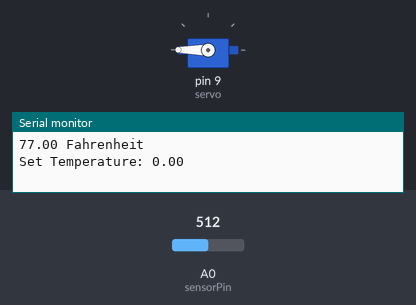
Bench run of a sketch on a simulated Arduino Uno, built with avr-gcc and run on an emulated ATmega328P. Shown: servo, the last lines printed to the serial monitor. The inputs (shaded band) are chosen by the test bench; at power-on: A0 (sensorPin) = 512.

Above: at 2.2 s.
2.3 s: A0 (sensorPin) set to 2
At 4.9 s:
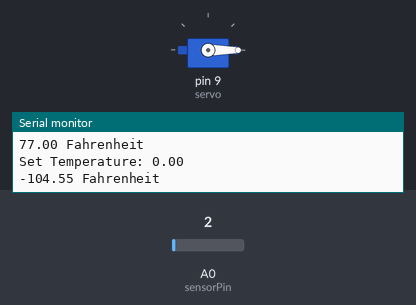
5.5 s: A0 (sensorPin) set to 0
10.5 s: A0 (sensorPin) set to 100
12.2 s: A0 (sensorPin) set to 119
At 14.3 s:
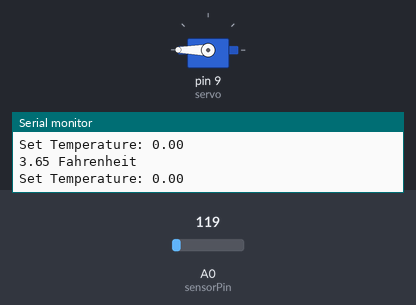
Timing chart, 0 to 15.5 s (numbered marks = the images above; inputs shaded):
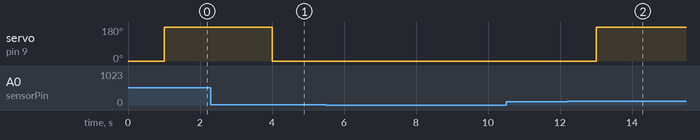

Measured:
- the behaviour switches between 107 and 108 on A0 (sensorPin) (found by bisection; images 1 and 2)
- after the input at 2.3 s, servo on pin 9 (servo): 180° → 0° after 1.7 s
- after the input at 12.2 s, servo on pin 9 (servo): 0° → 180° after 0.81 s

The sketch:

AnalogTempTest.ino
```cpp
#include <Servo.h>

int sensorPin = 0;
Servo servo;
int servoCheck = 0;
double staticTemp = 0, threshold = 1, recievedFahren = 0;
double recieved[2];
int ASCII[10] = {48, 49, 50, 51, 52, 53, 54, 55, 56, 57};
bool change = false;
double fahren = 0;


double Thermistor(int RawADC) {
  double Temp;
  Temp = log(((10240000 / RawADC) - 10000));
  Temp = 1 / (0.001129148 + (0.000234125 + (0.0000000876741 * Temp * Temp )) * Temp );
  Temp = Temp - 273.15;
  return Temp;
}

bool checkChange(double temp) {
    if (staticTemp != recieved[0] + recieved[1]) {
      staticTemp = recieved[0] + recieved[1];
      return true;
    }
    if (fahren > staticTemp && servo.read() != 180) {
      return true;
    }
    else if (fahren < staticTemp && servo.read() != 0) {
      return true;
    }
    return false;

}

void servoSet() {
  if(fahren >= staticTemp){
      servo.attach(9);
      servo.write(180);
      delay(1000);
      servo.detach();
    }
    else if(fahren < staticTemp){
      servo.attach(9);
      servo.write(0);
      delay(1000);
      servo.detach();
    }
}
void setup() {
  Serial.begin(9600);
  servo.attach(9);
  servo.write(0);
  delay(1000);
  servo.detach();
}

void loop() {
  if (Serial.available() >= 2) {
    for (int i = 0; i < 2; i++) {
      recieved[i] = Serial.read();
    }
    for (int i = 0; i < 2; i++) {
      Serial.print("RECIEVED: ");
      Serial.println(recieved[i]);
    }
    for (int a = 0; a < 2; a++) {
      for (int j = 0; j < 10; j++) {
        if (ASCII[j] == recieved[a]) {
          recieved[a] = j;
        }
      }
    }
    recieved[0] = recieved[0] * 10;
    recievedFahren = recieved[0] + recieved[1];
  }
  //getting the voltage reading from the temperature sensor
  int reading = analogRead(sensorPin);
  double temp =  Thermistor(reading);
  // print out the voltage
  /*Serial.println("Temp. : ");
    Serial.print(temp);
    Serial.println(" Celsius");
  */fahren = temp * 9 / 5 + 32;
  Serial.print(fahren);
  Serial.println(" Fahrenheit");
  change = checkChange(staticTemp);
  if (change) {
    servoSet();
    change = false;
  }
  Serial.print("Set Temperature: ");
  Serial.println(staticTemp);
  if (servoCheck > 10) {
    servoSet();
    servoCheck = 0;
  }
  servoCheck++;
  delay(2000);
}
```
